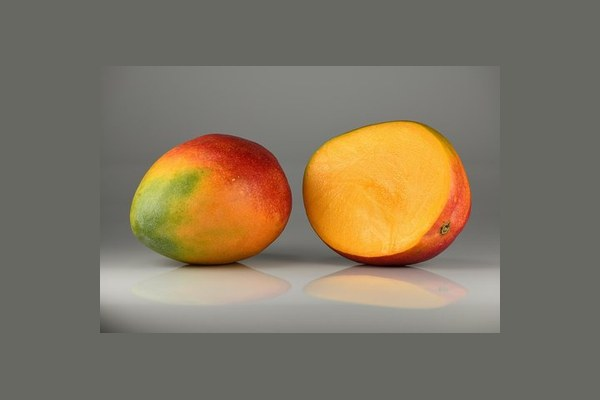
#> input picture data/product_images/FOODS_1_017.jpg, 600 x 400 px
$ python -i fix_images.py   (imports and definitions only)
#> lines starting #> are read from the running program, lines starting #| are printed output that depends on the picture
r"""Puts every product picture on a 600x400 canvas with the whole product visible (nothing cropped).
Originals come from data\product_images_manual when present. Safe to run again."""
import sys
from pathlib import Path

from PIL import Image

ROOT = Path(__file__).resolve().parents[1]
sys.path.insert(0, str(ROOT))
from stockwise import catalog

OUT = ROOT / "data" / "product_images"
MANUAL = ROOT / "data" / "product_images_manual"
W, H = 600, 400
RES = getattr(Image, "Resampling", Image).LANCZOS


def pad(src, dest):
#> called with src = '../data/product_images/FOODS_1_017.jpg', dest = 'out.png'
    with Image.open(src) as im0:
#> im0 is the input picture: PIL image 600x400 RGB; mean R, G, B 129.9, 117.9, 98.5
        im = im0.convert("RGB")
    px = [im.getpixel(p) for p in [(0, 0), (im.width - 1, 0), (0, im.height - 1), (im.width - 1, im.height - 1)]]
#> px = [(103, 104, 98), (103, 104, 98), (103, 104, 98), (103, 104, 98)]
    bg = tuple(sum(c[i] for c in px) // 4 for i in range(3))
#> bg = (103, 104, 98)
    scale = min(H / im.height, H / im.width)
#> scale = 0.667
    im = im.resize((max(1, round(im.width * scale)), max(1, round(im.height * scale))), RES)
    canvas = Image.new("RGB", (W, H), bg)
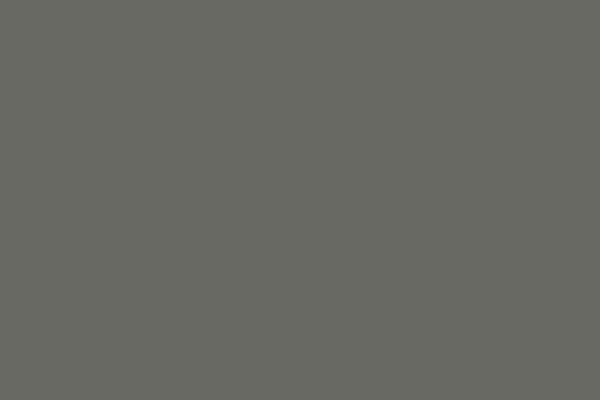
#> canvas: PIL image 600x400 RGB; mean R, G, B 103, 104, 98
    canvas.paste(im, ((W - im.width) // 2, (H - im.height) // 2))
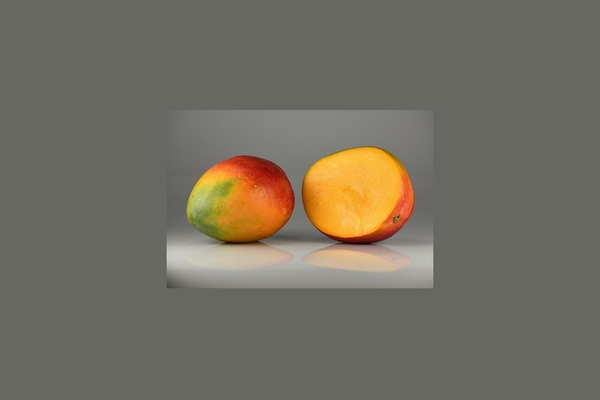
#> canvas: PIL image 600x400 RGB; mean R, G, B 115, 110.2, 98.2
    canvas.save(dest, "JPEG", quality=88)


done = skipped = 0
# [13 lines not run here, left out]

>>> result = pad('../data/product_images/FOODS_1_017.jpg', 'out.png')

$ run again, on data/product_images/FOODS_1_114.jpg
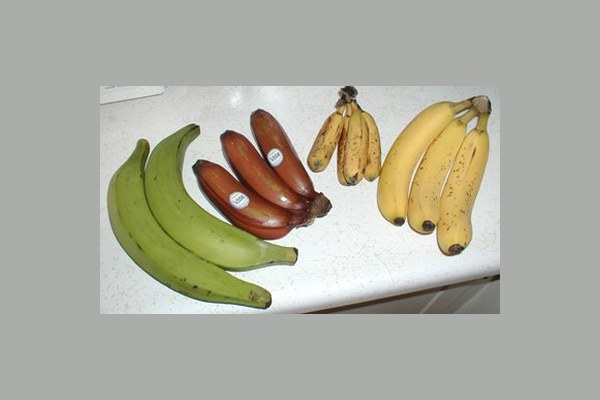
#> input picture data/product_images/FOODS_1_114.jpg, 600 x 400 px
#> in pad, im0 is the input picture: PIL image 600x400 RGB; mean R, G, B 174.5, 172.8, 159.7
#> px = [(171, 173, 170), (171, 173, 170), (171, 173, 170), (171, 173, 170)]
#> bg = (171, 173, 170)
#> in pad, `canvas.paste(im, ((W - im.width) // 2, (H - im.height) // 2))`:
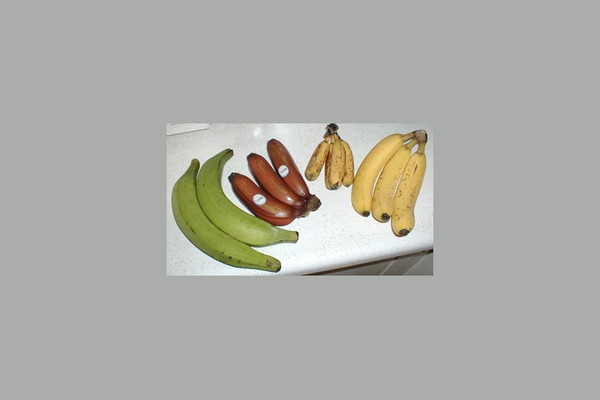
#> canvas: PIL image 600x400 RGB; mean R, G, B 172.6, 172.9, 165.4

$ run again, on data/product_images/FOODS_1_141.jpg
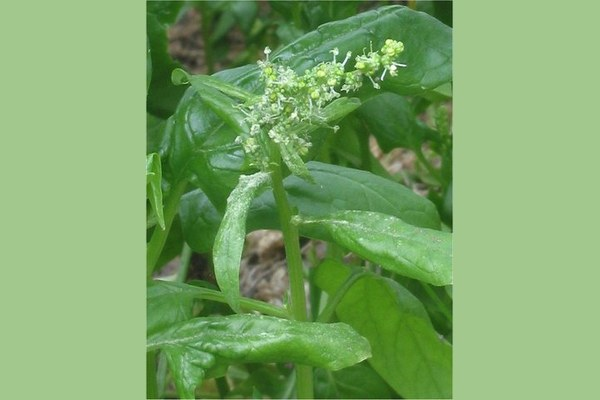
#> input picture data/product_images/FOODS_1_141.jpg, 600 x 400 px
#> in pad, im0 is the input picture: PIL image 600x400 RGB; mean R, G, B 124.1, 165.6, 104.3
#> px = [(162, 200, 141), (162, 200, 141), (162, 200, 141), (162, 200, 141)]
#> bg = (162, 200, 141)
#> in pad, `canvas = Image.new("RGB", (W, H), bg)`:
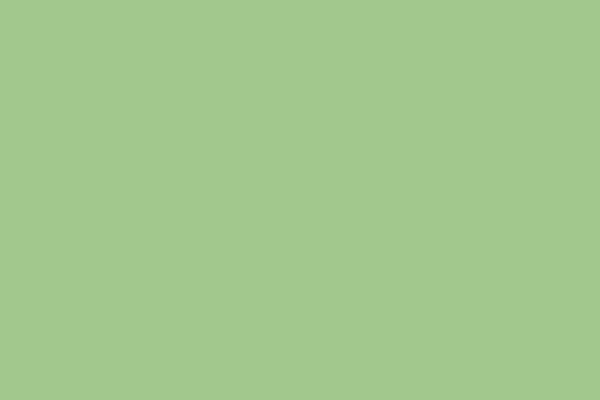
#> canvas: PIL image 600x400 RGB; mean R, G, B 162, 200, 141
#> in pad, `canvas.paste(im, ((W - im.width) // 2, (H - im.height) // 2))`:
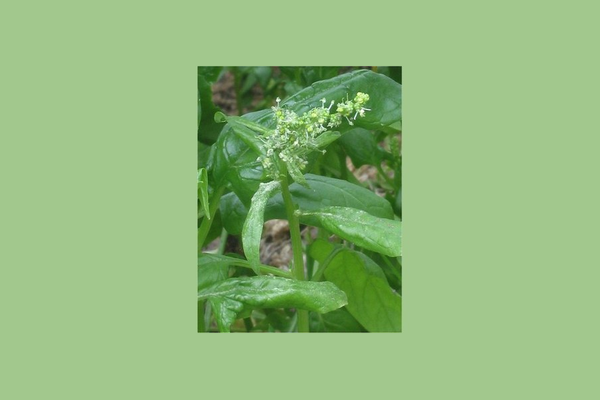
#> canvas: PIL image 600x400 RGB; mean R, G, B 145.1, 184.7, 124.7

$ run again, on data/product_images/FOODS_1_181.jpg
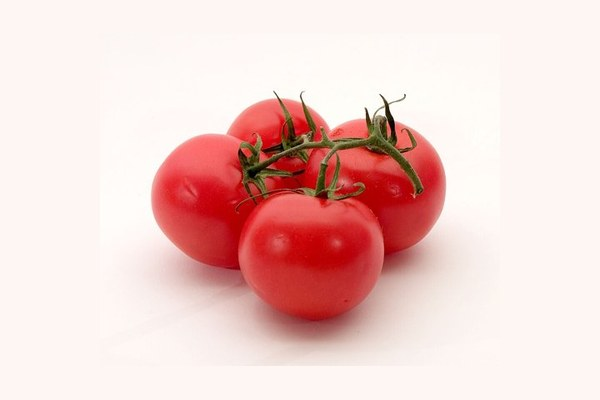
#> input picture data/product_images/FOODS_1_181.jpg, 600 x 400 px
#> in pad, im0 is the input picture: PIL image 600x400 RGB; mean R, G, B 239.2, 206.6, 203
#> px = [(254, 246, 243), (254, 246, 243), (254, 246, 243), (254, 246, 243)]
#> bg = (254, 246, 243)
#> in pad, `canvas = Image.new("RGB", (W, H), bg)`:
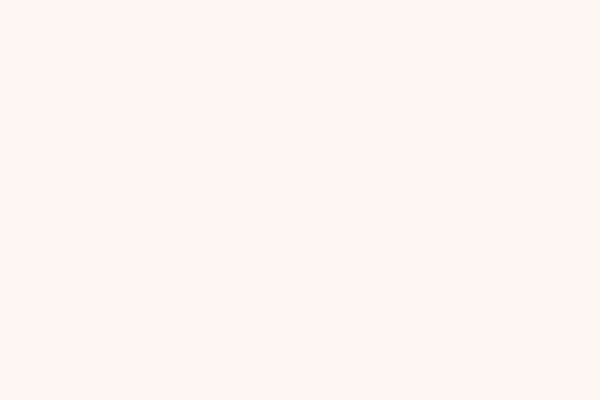
#> canvas: PIL image 600x400 RGB; mean R, G, B 254, 246, 243
#> in pad, `canvas.paste(im, ((W - im.width) // 2, (H - im.height) // 2))`:
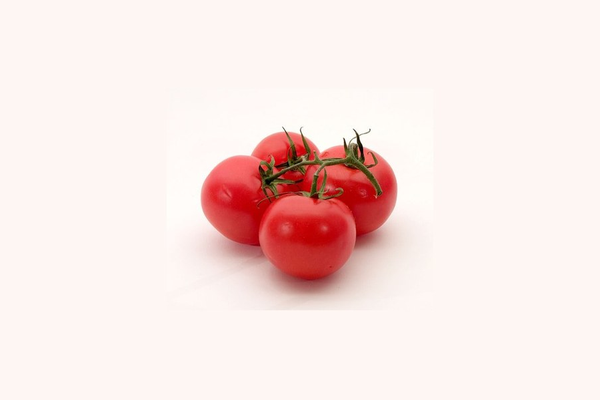
#> canvas: PIL image 600x400 RGB; mean R, G, B 247.4, 228.4, 225.2
